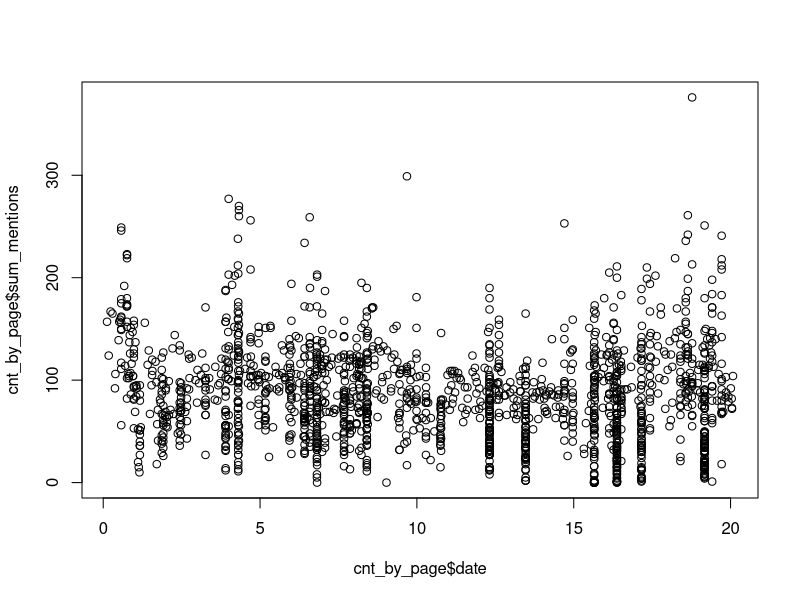
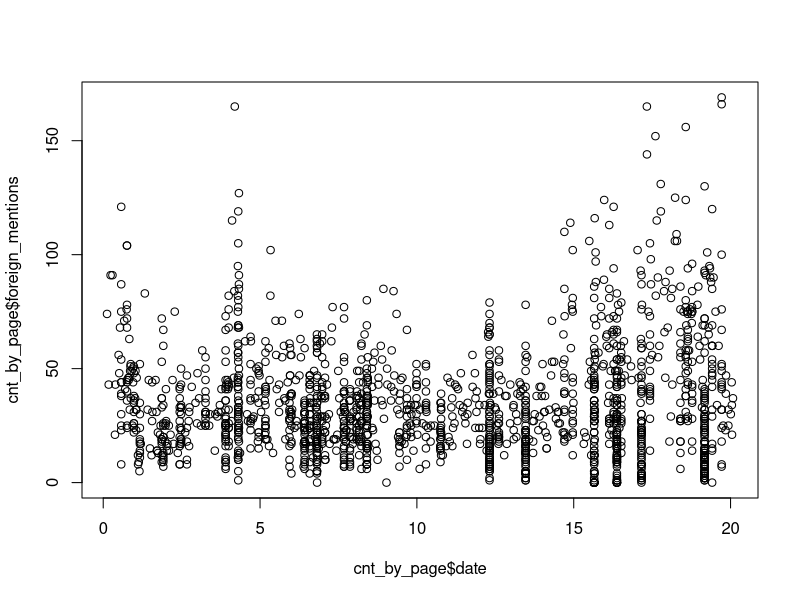
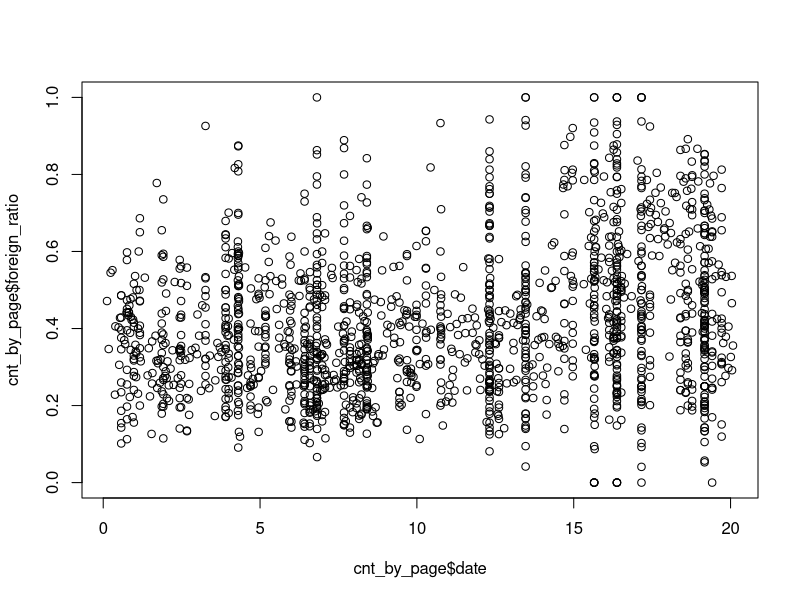
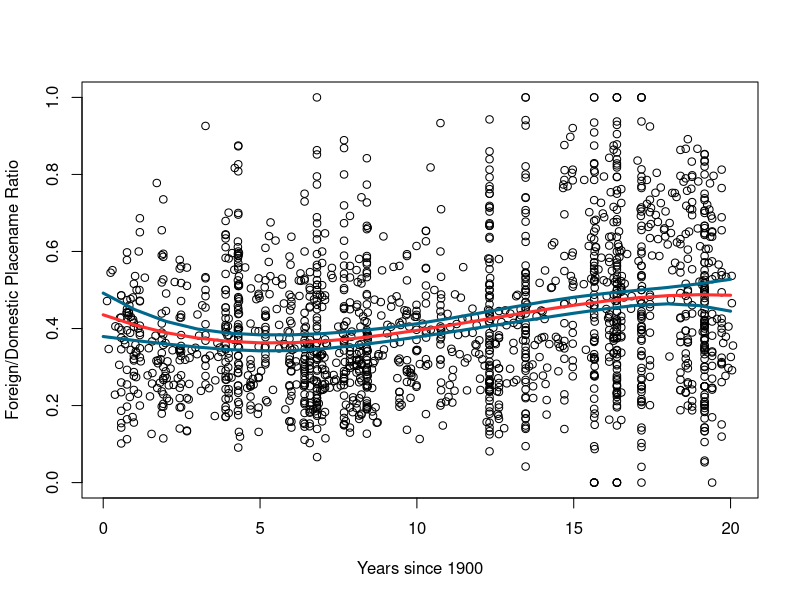
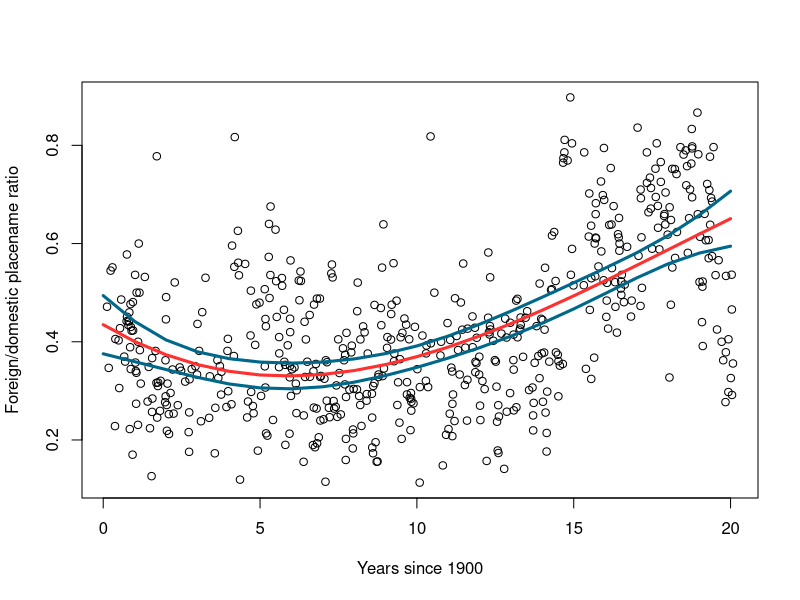
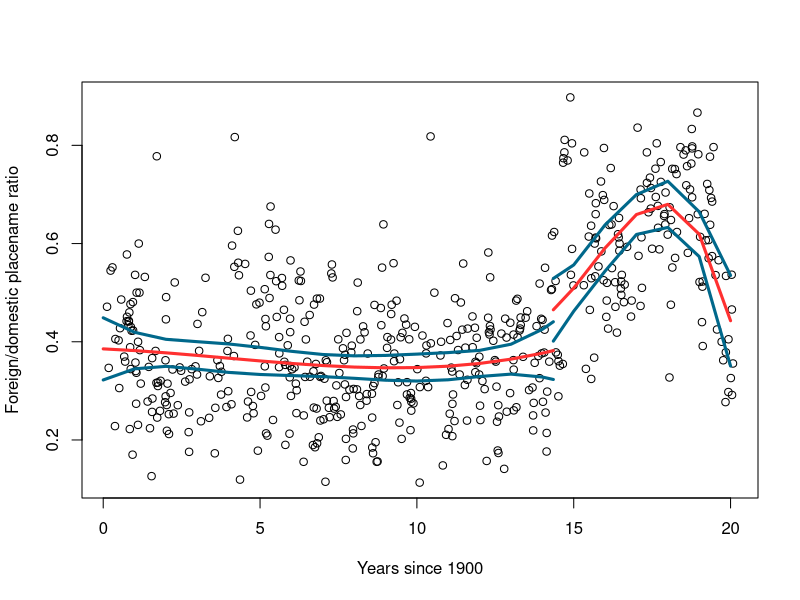
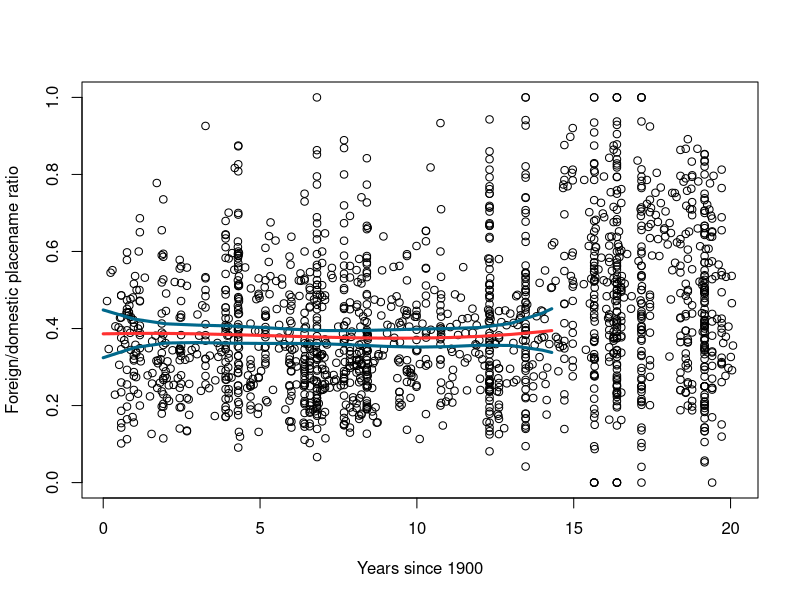
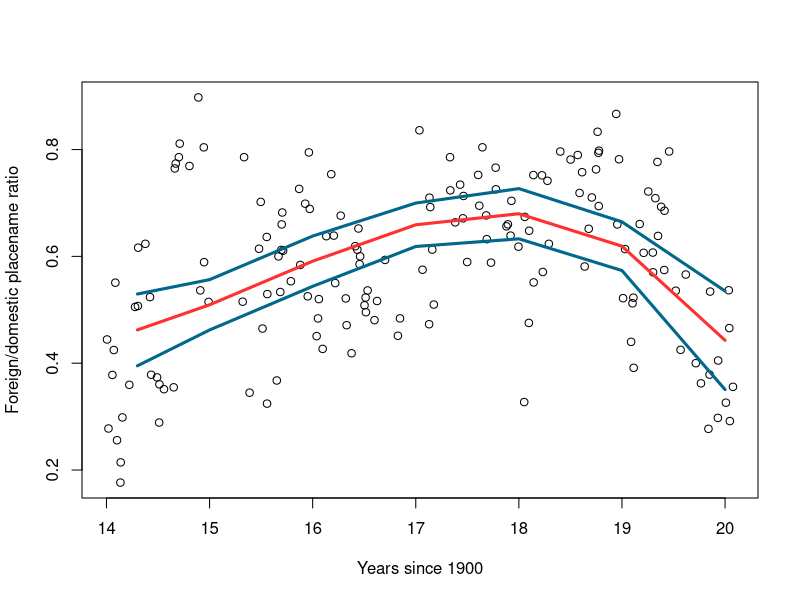

Reproduce these figures in R, in order.
# import results from csv file
cnt_by_page <- read.csv('res.csv')

# append a column which represents the date as a decimal since 1900
cnt_by_page$date <- cnt_by_page$Year-1900 + (1/12)*cnt_by_page$Month + (1/365)*cnt_by_page$Day

# append a column which represents the total number of place-name mentions for each page
cnt_by_page$sum_mentions <- rowSums(cnt_by_page[,13:261])

# append a column which represents the total number of foreign (non-US) place-name mentions for each page
cnt_by_page$foreign_mentions <- cnt_by_page$sum_mentions-cnt_by_page$US

# append a column which represents the total number of foreign (non-US) place-name mentions for each page
cnt_by_page$foreign_ratio <- cnt_by_page$foreign_mentions/cnt_by_page$sum_mentions

# append a column which represents the country with the most mentions for each page
cnt_by_page$most_mentions <- names(cnt_by_page)[max.col(cnt_by_page[,13:261])+12]

# append a column which represents nPage - page (i.e. # of pages from last page)
cnt_by_page$pagesFromEnd <- cnt_by_page$nPage-cnt_by_page$Page

# append a column which indicates whether a page is first
cnt_by_page$frontPage <- as.numeric(cnt_by_page$Page == 1)

# create a linear regression to model the appearance of placenames over time
model <- lm(sum_mentions ~ date + Page + frontPage + Sun + pagesFromEnd + frontPage*date, data = cnt_by_page)
summary(model)

plot(cnt_by_page$date, cnt_by_page$sum_mentions)

# consider the same model, but only including foreign placenames over time
model <- lm(foreign_mentions ~ date + Page + frontPage + Sun + pagesFromEnd + frontPage*date, data = cnt_by_page)
summary(model)

plot(cnt_by_page$date, cnt_by_page$foreign_mentions)

# consider the ratio
model <- lm(foreign_ratio ~ date + Page + frontPage + Sun + pagesFromEnd + frontPage*date, data = cnt_by_page)
summary(model)

plot(cnt_by_page$date, cnt_by_page$foreign_ratio)

# plot the predictions of a polynomial regression

model <- lm(foreign_ratio ~ poly(date,3) + frontPage*date + Sun + nPage, data = cnt_by_page)
summary(model)

prediction_vals = data.frame(date=c(0:20),
                             Sun=mean(cnt_by_page$Sun),
                             Page=mean(cnt_by_page$Page),
                             nPage=mean(cnt_by_page$nPage),
                             frontPage= mean(cnt_by_page$frontPage),
                             pagesFromEnd=mean(cnt_by_page$pagesFromEnd))

predicted.intervals <- predict(model,prediction_vals,interval='confidence',
                               level=0.99)

plot(cnt_by_page$date, cnt_by_page$foreign_ratio,
     ylab ="Foreign/Domestic Placename Ratio",
     xlab="Years since 1900")
lines(c(0:20),predicted.intervals[,1],col='firebrick1',lwd=3)
lines(c(0:20),predicted.intervals[,2],col='deepskyblue4',lwd=3)
lines(c(0:20),predicted.intervals[,3],col='deepskyblue4',lwd=3)





# FRONT PAGE GRAPH
library(tidyverse)
# filter to only include front page news
front_pages <- filter(cnt_by_page, Page == 1)

model <- lm(foreign_ratio ~ poly(date,3) + Sun + nPage, data = front_pages)
summary(model)

prediction_vals = data.frame(date=c(0:20),
                             Sun= mean(front_pages$Sun),
                             nPage= mean(front_pages$nPage))

predicted.intervals <- predict(model,prediction_vals,interval='confidence',
                               level=0.99)

plot(front_pages$date, front_pages$foreign_ratio,
     ylab ="Foreign/domestic placename ratio",
     xlab="Years since 1900")
lines(c(0:20),predicted.intervals[,1],col='firebrick1',lwd=3)
lines(c(0:20),predicted.intervals[,2],col='deepskyblue4',lwd=3)
lines(c(0:20),predicted.intervals[,3],col='deepskyblue4',lwd=3)




# PRE 1914

cutoff = 14.35

# filter to only include front page news prior to 1914
front_pages_pre <- filter(cnt_by_page, Page == 1, date < cutoff)

model <- lm(foreign_ratio ~ poly(date,3) + Sun + nPage, data = front_pages_pre)
summary(model)

xrng <- c(0:floor(cutoff),cutoff)
prediction_vals_pre = data.frame(date=xrng,
                             Sun= mean(front_pages_pre$Sun),
                             nPage= mean(front_pages_pre$nPage))

predicted.intervals_pre <- predict(model,prediction_vals_pre,interval='confidence',
                               level=0.99)


plot(front_pages$date, front_pages$foreign_ratio,
     ylab ="Foreign/domestic placename ratio",
     xlab="Years since 1900")
lines(xrng,predicted.intervals_pre[,1],col='firebrick1',lwd=3)
lines(xrng,predicted.intervals_pre[,2],col='deepskyblue4',lwd=3)
lines(xrng,predicted.intervals_pre[,3],col='deepskyblue4',lwd=3)

# POST 1914

# filter to only include front page news post 1914
front_pages_post <- filter(cnt_by_page, Page == 1, date >= 14)

model <- lm(foreign_ratio ~ poly(date,3) + Sun + nPage, data = front_pages_post)
summary(model)

xrng <- c(cutoff,ceiling(cutoff):20)
prediction_vals_post = data.frame(date=xrng,
                             Sun= mean(front_pages_post$Sun),
                             nPage= mean(front_pages_post$nPage))

predicted.intervals_post <- predict(model,prediction_vals_post,interval='confidence',
                               level=0.99)

lines(xrng,predicted.intervals_post[,1],col='firebrick1',lwd=3)
lines(xrng,predicted.intervals_post[,2],col='deepskyblue4',lwd=3)
lines(xrng,predicted.intervals_post[,3],col='deepskyblue4',lwd=3)






# try with all pages
# PRE 1914

cutoff = 14.3

# filter to only include news prior to 1914
front_pages_pre <- filter(cnt_by_page, date < cutoff)

model <- lm(foreign_ratio ~ poly(date,3) + Sun + nPage, data = front_pages_pre)
summary(model)

xrng <- c(0:floor(cutoff),cutoff)
prediction_vals_pre = data.frame(date=xrng,
                                 Sun= mean(front_pages_pre$Sun),
                                 nPage= mean(front_pages_pre$nPage))

predicted.intervals_pre <- predict(model,prediction_vals_pre,interval='confidence',
                                   level=0.99)


plot(cnt_by_page$date, cnt_by_page$foreign_ratio,
     ylab ="Foreign/domestic placename ratio",
     xlab="Years since 1900")
lines(xrng,predicted.intervals_pre[,1],col='firebrick1',lwd=3)
lines(xrng,predicted.intervals_pre[,2],col='deepskyblue4',lwd=3)
lines(xrng,predicted.intervals_pre[,3],col='deepskyblue4',lwd=3)

# POST 1914

# filter to only include news post 1914
front_pages_post <- filter(front_pages, date >= 14)

model <- lm(foreign_ratio ~ poly(date,3) + Sun + nPage, data = front_pages_post)
summary(model)

xrng <- c(cutoff,ceiling(cutoff):20)
prediction_vals_post = data.frame(date=xrng,
                                  Sun= mean(front_pages_post$Sun),
                                  nPage= mean(front_pages_post$nPage))

predicted.intervals_post <- predict(model,prediction_vals_post,interval='confidence',
                                    level=0.99)

plot(front_pages_post$date, front_pages_post$foreign_ratio,
     ylab ="Foreign/domestic placename ratio",
     xlab="Years since 1900")

lines(xrng,predicted.intervals_post[,1],col='firebrick1',lwd=3)
lines(xrng,predicted.intervals_post[,2],col='deepskyblue4',lwd=3)
lines(xrng,predicted.intervals_post[,3],col='deepskyblue4',lwd=3)





# group front pages by year
by_year <- data.frame(matrix(ncol = 250, nrow = 0),stringsAsFactors = FALSE)
names(by_year) <- c(c('Year'),names(cnt_by_page)[13:261])

top_10 <- data.frame(matrix(ncol = 11, nrow = 0),stringsAsFactors = FALSE)
names(top_10) <- c(c('Year'),c(1:10))

for (y in 1900:1919) {
  pages_in_year <- filter(cnt_by_page, Year == y)
  
  x <- c()
  names(x) <- c()
  
  x <- c(y,colSums(pages_in_year[,13:261]))
  names(x) <- c(c('Year'),names(pages_in_year)[13:261])
  
  by_year <- rbind(by_year,x)
  
  top <- c(c(y),names(sort(x[2:length(x)],decreasing=TRUE)[0:10]))
  names(top) <- c(c('Year'),c(1:10))
  
  top_10 <- rbind(top_10,top,stringsAsFactors = FALSE)
  names(top_10) <-c(c('Year'),c(1:10))
}


# limited to front page
# group front pages by year
by_year <- data.frame(matrix(ncol = 250, nrow = 0),stringsAsFactors = FALSE)
names(by_year) <- c(c('Year'),names(front_pages)[13:261])

top_10_front <- data.frame(matrix(ncol = 11, nrow = 0),stringsAsFactors = FALSE)
names(top_10) <- c(c('Year'),c(1:10))

for (y in 1900:1919) {
  pages_in_year <- filter(front_pages, Page == 1, Year == y)
  
  x <- c()
  names(x) <- c()
  
  x <- c(y,colSums(pages_in_year[,13:261]))
  names(x) <- c(c('Year'),names(pages_in_year)[13:261])
  
  by_year <- rbind(by_year,x)
  
  top <- c(c(y),names(sort(x[2:length(x)],decreasing=TRUE)[0:10]))
  names(top) <- c(c('Year'),c(1:10))
  
  top_10_front <- rbind(top_10_front,top,stringsAsFactors = FALSE)
  names(top_10_front) <-c(c('Year'),c(1:10))
}


